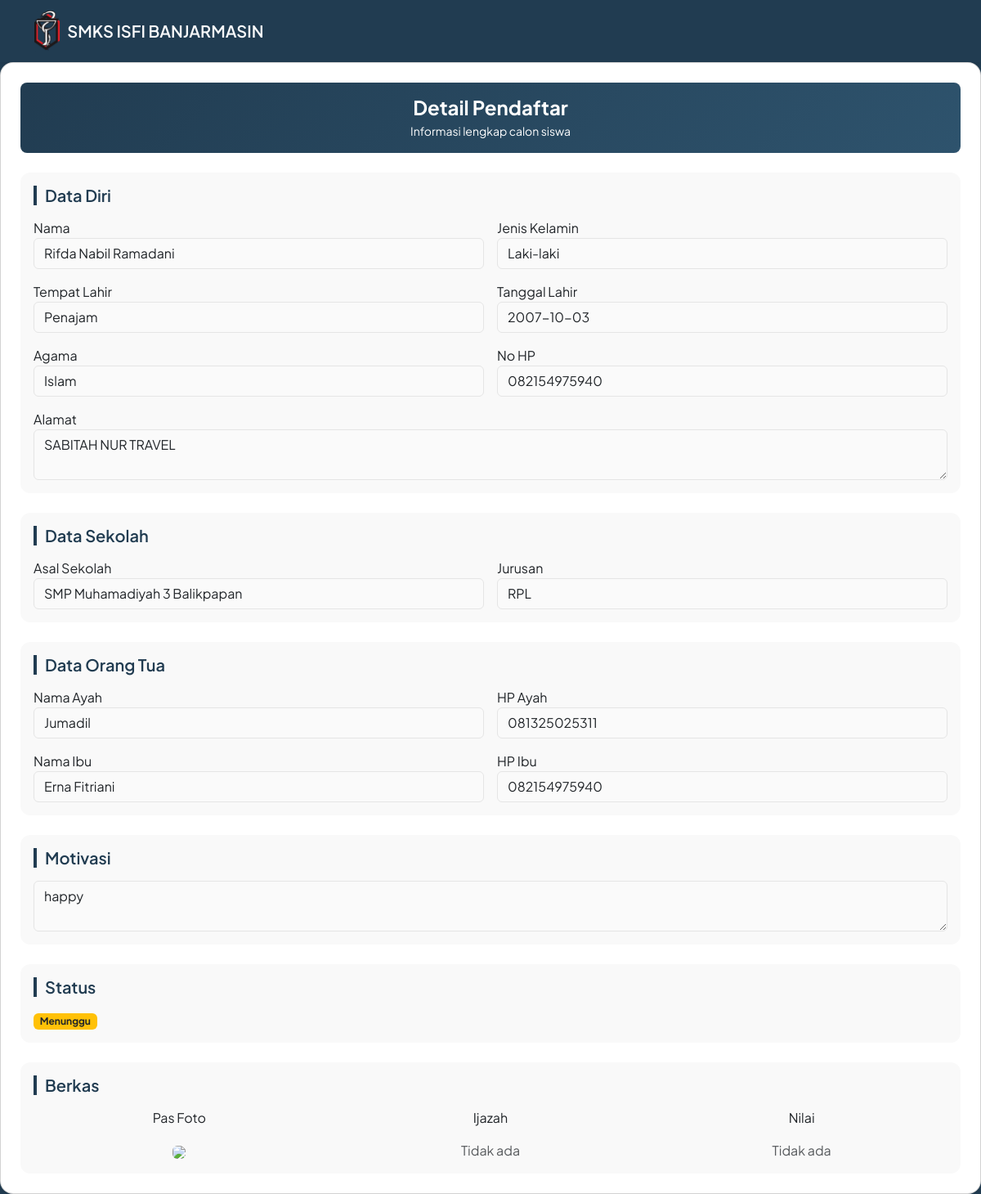
Screenshot of /admin/detail_pendaftar.php?id=2 (signed in) with the database file from the repository.
### tables this page shows
CREATE TABLE `pendaftaran` (
  `id` int NOT NULL,
  `user_id` int NOT NULL,
  `nama` varchar(100) DEFAULT NULL,
  `jk` enum('L','P') DEFAULT NULL,
  `asal_sekolah` varchar(100) NOT NULL,
  `jurusan` varchar(50) NOT NULL,
  `status` enum('belum','menunggu','lulus','tidak lulus') DEFAULT 'belum',
  `created_at` timestamp NULL DEFAULT CURRENT_TIMESTAMP,
  `tempat_lahir` varchar(100) DEFAULT NULL,
  `tanggal_lahir` date DEFAULT NULL,
  `agama` varchar(50) DEFAULT NULL,
  `no_hp` varchar(20) DEFAULT NULL,
  `alamat` text,
  `ayah` varchar(100) DEFAULT NULL,
  `hp_ayah` varchar(20) DEFAULT NULL,
  `ibu` varchar(100) DEFAULT NULL,
  `hp_ibu` varchar(20) DEFAULT NULL,
  `motivasi` text
);

### admin/detail_pendaftar.php (the view, shortened to what this page needs)
<?php
include_once '../config/database.php';
$id = $_GET['id'];
$query = $conn->query("
    SELECT p.*, u.nama as user_nama, u.email,
           b.pas_foto, b.ijazah, b.nilai
    FROM pendaftaran p
    JOIN users u ON p.user_id = u.id
    LEFT JOIN berkas b ON b.pendaftaran_id = p.id
    WHERE p.id='$id'
");
$data = $query->fetch_assoc();
?>
<?php
include '../includes/header.php';
?>
<nav class="navbar navbar-dark shadow-sm">
    <div class="container">
        <a class="navbar-brand d-flex align-items-center gap-2" href="dashboard_admin.php">
            <img src="../assets/img/logo-isfi.png" height="50">
            <span class="fw-semibold text-light">SMKS ISFI BANJARMASIN</span>
        </a>
    </div>
</nav>
<div class="content">
<div class="card shadow-sm form-card p-4">
<div class="mb-4 p-3 rounded-3 header-form text-center">
    <h4 class="fw-bold mb-1">Detail Pendaftar</h4>
    <p class="mb-0 small">Informasi lengkap calon siswa</p>
</div>
<div class="section-box p-3 mb-4">
<h5 class="mb-3">Data Diri</h5>
<div class="row g-3">
<div class="col-md-6">
<label>Nama</label>
<input class="form-control" value="<?= $data['nama'] ?>" readonly>
</div>
<div class="col-md-6">
<label>Jenis Kelamin</label>
<input class="form-control" value="<?= $data['jk']=='L'?'Laki-laki':'Perempuan' ?>" readonly>
</div>
<div class="col-md-6">
<label>Tempat Lahir</label>
<input class="form-control" value="<?= $data['tempat_lahir'] ?>" readonly>
</div>
<div class="col-md-6">
<label>Tanggal Lahir</label>
<input class="form-control" value="<?= $data['tanggal_lahir'] ?>" readonly>
</div>
<div class="col-md-6">
<label>Agama</label>
<input class="form-control" value="<?= $data['agama'] ?>" readonly>
</div>
<div class="col-md-6">
<label>No HP</label>
<input class="form-control" value="<?= $data['no_hp'] ?>" readonly>
</div>
<div class="col-md-12">
<label>Alamat</label>
<textarea class="form-control" readonly><?= $data['alamat'] ?></textarea>
</div>
</div>
</div>
<div class="section-box p-3 mb-4">
<h5 class="mb-3">Data Sekolah</h5>
<div class="row g-3">
<div class="col-md-6">
<label>Asal Sekolah</label>
<input class="form-control" value="<?= $data['asal_sekolah'] ?>" readonly>
</div>
<div class="col-md-6">
<label>Jurusan</label>
<input class="form-control" value="<?= $data['jurusan'] ?>" readonly>
</div>
</div>
</div>
<div class="section-box p-3 mb-4">
<h5 class="mb-3">Data Orang Tua</h5>
<div class="row g-3">
<div class="col-md-6">
<label>Nama Ayah</label>
<input class="form-control" value="<?= $data['ayah'] ?>" readonly>
</div>
<div class="col-md-6">
<label>HP Ayah</label>
<input class="form-control" value="<?= $data['hp_ayah'] ?>" readonly>
</div>
<div class="col-md-6">
<label>Nama Ibu</label>
<input class="form-control" value="<?= $data['ibu'] ?>" readonly>
</div>
<div class="col-md-6">
<label>HP Ibu</label>
<input class="form-control" value="<?= $data['hp_ibu'] ?>" readonly>
</div>
</div>
</div>
<div class="section-box p-3 mb-4">
<h5 class="mb-3">Motivasi</h5>
<textarea class="form-control" readonly><?= $data['motivasi'] ?></textarea>
</div>
<div class="section-box p-3 mb-4">
<h5 class="mb-3">Status</h5>
<?php if($data['status'] == 'lulus'): ?>
    <span class="badge bg-success">Lulus</span>
<?php elseif($data['status'] == 'tidak lulus'): ?>
    <span class="badge bg-danger">Tidak Lulus</span>
<?php elseif($data['status'] == 'menunggu'): ?>
    <span class="badge bg-warning text-dark">Menunggu</span>
<?php else: ?>
    <span class="badge bg-secondary">Belum</span>
<?php endif; ?>
</div>
<div class="section-box p-3">
<h5 class="mb-3">Berkas</h5>
<div class="row">
<div class="col-md-4 text-center">
<p>Pas Foto</p>
<img src="../uploads/pas_foto/<?= $data['pas_foto'] ?>" width="120" class="rounded">
</div>
<div class="col-md-4 text-center">
<p>Ijazah</p>
<?php if($data['ijazah']): ?>
<a href="../uploads/ijazah/<?= $data['ijazah'] ?>" target="_blank" class="btn btn-outline-primary btn-sm">
    <i class="bi bi-file-earmark"></i> Lihat
</a>
<?php else: ?>
<span class="text-muted">Tidak ada</span>
<?php endif; ?>
</div>
<div class="col-md-4 text-center">
<p>Nilai</p>
<?php if($data['nilai']): ?>
<a href="../uploads/nilai/<?= $data['nilai'] ?>" target="_blank" class="btn btn-outline-primary btn-sm">
    <i class="bi bi-file-earmark"></i> Lihat
</a>
<?php else: ?>
<span class="text-muted">Tidak ada</span>
<?php endif; ?>
</div>
</div>
</div>
</div>
</div>
<?php include '../includes/footer.php'; ?>

### assets/css/main.css (style rules this page uses)
body { font-family: 'Plus Jakarta Sans', sans-serif; background-color: #213C51; }

### assets/css/form.css (style rules this page uses)
.header-form { background: linear-gradient(135deg, #213C51, #2e536d); color: white; }
.form-card { border-radius: 16px; }
.section-box { background: #f9f9f9; border-radius: 12px; }
.form-card h5 { font-weight: 600; color: #213C51; border-left: 4px solid #213C51; padding-left: 10px; }
.form-control, .form-select { background: #fafafa; border: 1px solid #e5e5e5; }

### rows the page displays
pendaftaran: nama "Rifda Nabil Ramadani", jk "Laki-laki", tempat_lahir "Penajam", tanggal_lahir "2007-10-03", agama "Islam", no_hp "082154975940", alamat "SABITAH NUR TRAVEL", asal_sekolah "SMP Muhamadiyah 3 Balikpapan", jurusan "RPL", ayah "Jumadil", hp_ayah "081325025311", ibu "Erna Fitriani", hp_ibu "082154975940", motivasi "happy"
